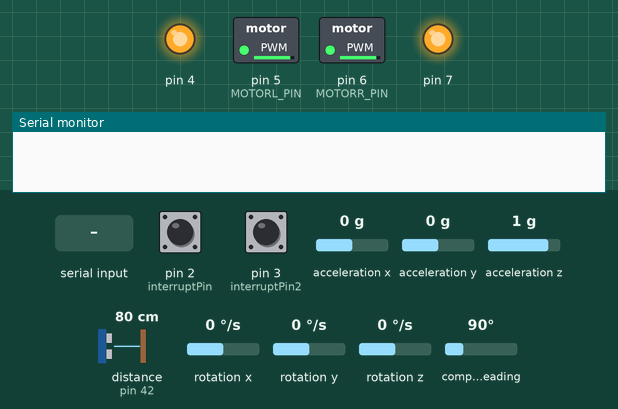
A sketch run on a simulated Arduino Mega 2560, built with avr-gcc and run on an emulated ATmega2560. On the bench: switched loads named in the sketch (green lamp = pin HIGH), output pins drawn as LEDs (lit = HIGH), the last lines printed to the serial monitor. Inputs (shaded band) come from the test bench; at power-on: compass heading 90°, pin 2 (interruptPin) HIGH, pin 3 (interruptPin2) HIGH, acceleration x 0 g, acceleration y 0 g, acceleration z 1 g, distance to the obstacle (sensor on pin 42) 80 cm, rotation x 0 °/s, rotation y 0 °/s, rotation z 0 °/s. The echo pulse lasts 58.3 µs per cm.

Above: at 0.8 s.
0.9 s: compass heading set to 6°
2.4 s: compass heading set to 3°
At 2.45 s:
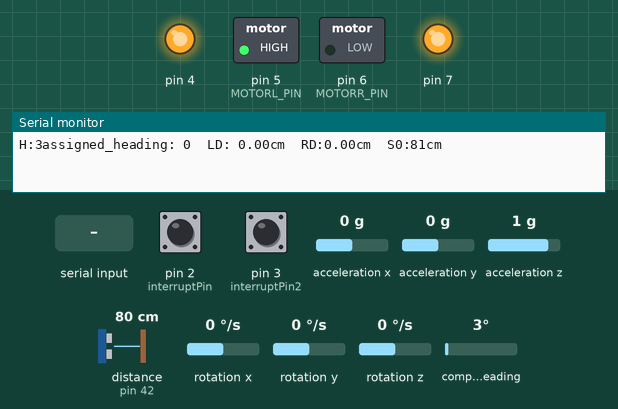
4.0 s: compass heading set to 7°
At 4.4 s:
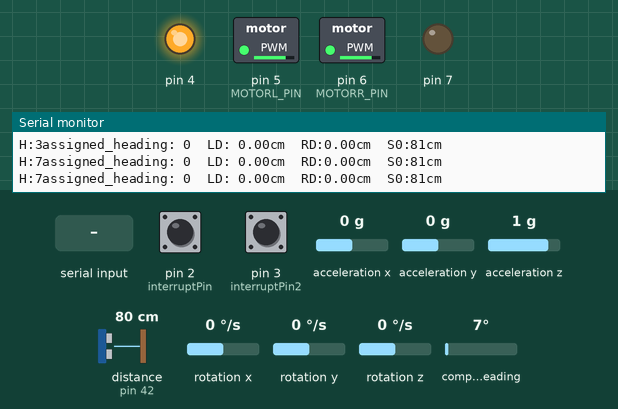
5.5 s: "x" received over Serial
7.0 s: compass heading set to 1°
At 7.03 s:
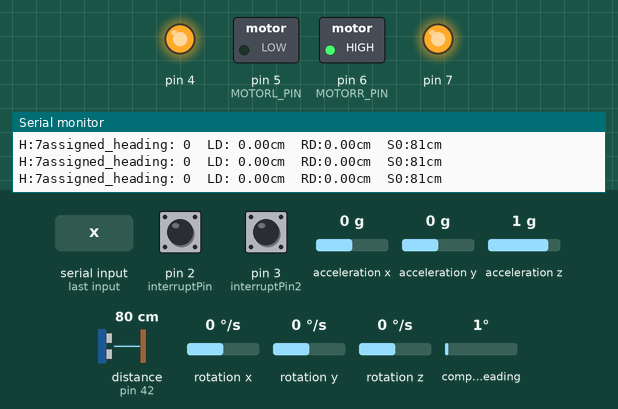
8.6 s: "x" received over Serial
Timing chart, 0 to 11.1 s (numbered marks = the images above; inputs shaded):
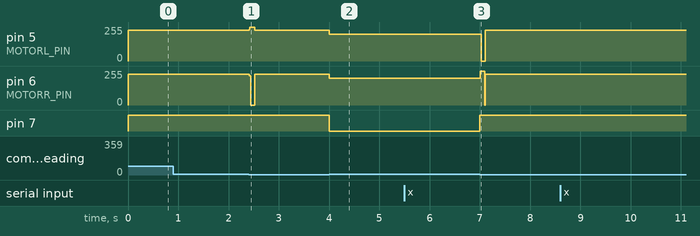

The sketch:

ardonio.ino
```cpp
#include <Wire.h>
#include <LSM303.h>
#include <NewPing.h>
#include <math.h>

#define MOTORL_PIN 5
#define MOTORR_PIN 6
#define TRIGGER_PIN  41  // Arduino pin tied to trigger pin on the ultrasonic sensor.
#define ECHO_PIN     42  // Arduino pin tied to echo pin on the ultrasonic sensor.
#define MAX_DISTANCE 200 // Maximum distance we want to ping for (in centimeters). Maximum sensor distance is rated at 400-500cm.
#define LED_PIN     13
const byte interruptPin = 2;
const byte interruptPin2 = 3;

#define KP 3
#define KI 0
#define KD 0
#define dead_zone 5 //compass's dead zone

float e[3] = {0, 0, 0};

long sL = 0;
long sR = 0;

long LoopTime, LastLoop, LoopCount;
LSM303 compass;
NewPing sonar(TRIGGER_PIN, ECHO_PIN, MAX_DISTANCE); // NewPing setup of pins and maximum distance.

float nowX = 0;
float nowY = 0;
float nowDistance = 0;
float distance = 0;

int assigned_heading = 0;
int heading;
int obst;
int turnSpeed;

void setup() {
  pinMode(interruptPin, INPUT_PULLUP);
  pinMode(interruptPin2, INPUT_PULLUP);
  attachInterrupt(digitalPinToInterrupt(interruptPin), blink1, RISING);
  attachInterrupt(digitalPinToInterrupt(interruptPin2), blink2, RISING);

  for (int i = 4; i <= 7; i++) //Pin 4 to 7 are used
    pinMode(i, OUTPUT);

  Serial.begin(9600);
  Wire.begin();
  compass.init();
  compass.enableDefault();
  compass.m_min = (LSM303::vector<int16_t>) {
    -32767, -32767, -32767
  };
  compass.m_max = (LSM303::vector<int16_t>) {
    +32767, +32767, +32767
  };

  initial();
}

void loop() {
  obst = sonar.ping_cm();

  compass.read();
  heading = compass.heading();

  controller();
  print();

  stop();
}

void blink1() {
  sL++;
}
void blink2() {
  sR++;
}

// calculate the current x,y
void calVertex() {
  nowX = nowX + sin(heading / 180 * 3.1415) * (distance - nowDistance);
  nowY = nowY + cos(heading / 180 * 3.1415) * (distance - nowDistance);
  nowDistance = distance;
}

// isForward: whether forward, if false, backward
void move(int isForward) {
  digitalWrite(4, isForward);
  digitalWrite(7, isForward);
  analogWrite(MOTORL_PIN, constrain(230 - turnSpeed, 0, 255));
  analogWrite(MOTORR_PIN, constrain(230 + turnSpeed, 0, 255));
}

void turnAround(int angle) {
  int signal;
  if (angle > 0)
    signal = 1;
  else signal  = 0;

  digitalWrite(4, !signal);
  digitalWrite(7, signal);
  analogWrite(MOTORL_PIN, 200);
  analogWrite(MOTORR_PIN, 200);
}

void initial() {
  assigned_heading = 0;
  while (true) {
    controller();

    compass.read();
    if (abs(assigned_heading - compass.heading()) < 5)
      break;
  }
}

// assigned_heading, distance
// decide what to do, turn left/right, walk forward/backward
void controller() {
  int turnAngle = assigned_heading - heading;
  if (turnAngle > 180) {
    turnAngle = turnAngle - 360;
  } else if (turnAngle < -180) {
    turnAngle = turnAngle + 360;
  }

  e[2] = e[1];
  e[1] = e[0];
  e[0] = turnAngle;
  turnSpeed += KP * (e[0] - e[1]) + KI * (e[0]) + KD * (e[0] - 2 * e[1] + e[2]) + turnSpeed;

  if (abs(turnAngle) < dead_zone)
  {
    move(1);
  } else {
    turnAround(turnAngle);
  }
}

void receiveData() {
  assigned_heading = 90;
}

void sendData() {

}

void stop() {
  char input = Serial.read();
  if (input == 'x') {
    analogWrite(MOTORL_PIN, 0);
    analogWrite(MOTORR_PIN, 0);
  }
}

void print() {
  LoopTime = millis() - LastLoop;
  LoopCount = LoopCount + LoopTime;
  if (LoopCount > 200) {
    Serial.print("H:");
    Serial.print(heading);
    Serial.print("assigned_heading: ");
    Serial.print(assigned_heading);
    double distance = sL * 22 / 48 / 4;
    double distance2 = sR * 22 / 48 / 4;
    Serial.print("  LD: ");
    Serial.print(distance);
    Serial.print("cm  RD:");
    Serial.print(distance2);
    Serial.print("cm  S0:");
    Serial.print(obst);
    Serial.println("cm");
    LoopCount = 0;
  }
  LastLoop = millis();
}
```

Measured:
- the behaviour switches between 5 and 4° on compass heading (found by bisection; images 0 and 1)
- after the input at 0.9 s, every drawn part: stays the same
- after the input at 2.4 s, pin 5 (MOTORL_PIN): 230/255 → 255/255 at once, → 230/255 0.11 s later; pin 6 (MOTORR_PIN): 230/255 → 0/255 at once, → 230/255 0.11 s later
- after the input at 4.0 s, pin 5 (MOTORL_PIN), pin 6 (MOTORR_PIN): 230/255 → 200/255 at once; pin 7: HIGH → LOW at once
- after the input at 7.0 s, pin 5 (MOTORL_PIN): 200/255 → 0/255 at once, → 230/255 0.08 s later; pin 6 (MOTORR_PIN): 200/255 → 255/255 at once, → 230/255 0.09 s later; pin 7: LOW → HIGH at once
